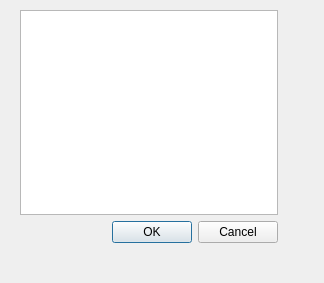
<?xml version="1.0" encoding="UTF-8"?>
<ui version="4.0">
 <class>DialogConnect</class>
 <widget class="QDialog" name="DialogConnect">
  <property name="geometry">
   <rect>
    <x>0</x>
    <y>0</y>
    <width>324</width>
    <height>283</height>
   </rect>
  </property>
  <property name="windowTitle">
   <string>Dialog</string>
  </property>
  <widget class="QWidget" name="">
   <property name="geometry">
    <rect>
     <x>20</x>
     <y>10</y>
     <width>258</width>
     <height>233</height>
    </rect>
   </property>
   <layout class="QVBoxLayout" name="verticalLayout">
    <item>
     <widget class="QPlainTextEdit" name="txtHost"/>
    </item>
    <item>
     <widget class="QDialogButtonBox" name="buttonBox">
      <property name="orientation">
       <enum>Qt::Horizontal</enum>
      </property>
      <property name="standardButtons">
       <set>QDialogButtonBox::Cancel|QDialogButtonBox::Ok</set>
      </property>
     </widget>
    </item>
   </layout>
  </widget>
 </widget>
 <resources/>
 <connections>
  <connection>
   <sender>buttonBox</sender>
   <signal>accepted()</signal>
   <receiver>DialogConnect</receiver>
   <slot>accept()</slot>
   <hints>
    <hint type="sourcelabel">
     <x>248</x>
     <y>254</y>
    </hint>
    <hint type="destinationlabel">
     <x>157</x>
     <y>274</y>
    </hint>
   </hints>
  </connection>
  <connection>
   <sender>buttonBox</sender>
   <signal>rejected()</signal>
   <receiver>DialogConnect</receiver>
   <slot>reject()</slot>
   <hints>
    <hint type="sourcelabel">
     <x>316</x>
     <y>260</y>
    </hint>
    <hint type="destinationlabel">
     <x>286</x>
     <y>274</y>
    </hint>
   </hints>
  </connection>
 </connections>
</ui>
